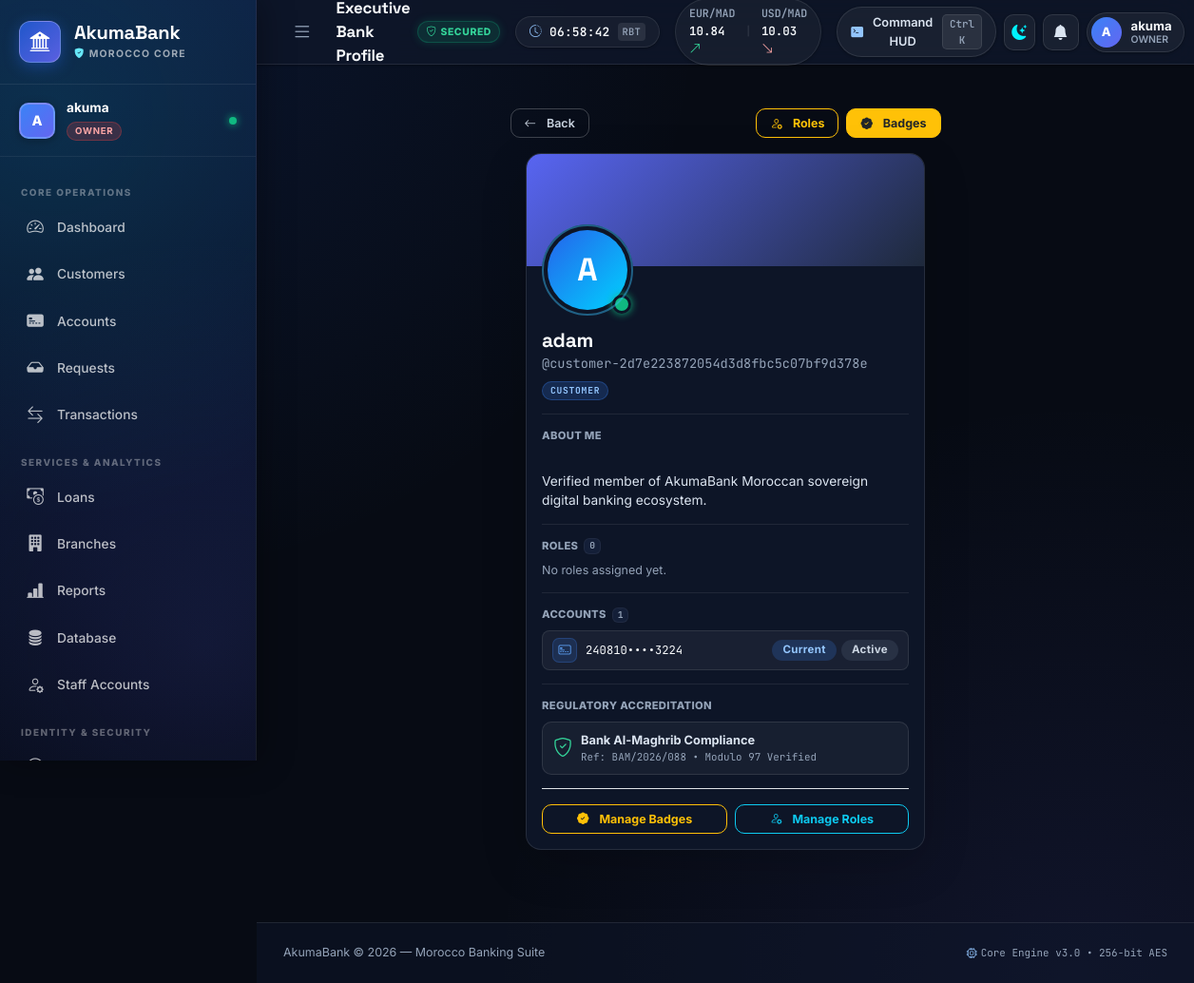
Page /user/2/profile (signed in) on the committed database.
### tables this page shows
CREATE TABLE USERS (
                UserID   INTEGER PRIMARY KEY AUTOINCREMENT,
                Username TEXT    NOT NULL UNIQUE,
                Password TEXT    NOT NULL,
                ProfilePicture TEXT,
                FullName TEXT,
                Email TEXT,
                DateOfBirth TEXT,
                Phone TEXT,
                Address TEXT,
                NationalID TEXT,
                ApprovalStatus TEXT NOT NULL DEFAULT 'Approved'
                              CHECK(ApprovalStatus IN ('Pending','Approved','Rejected')),
                MustChangePassword INTEGER NOT NULL DEFAULT 0 CHECK(MustChangePassword IN (0,1)),
                Role     TEXT    NOT NULL DEFAULT 'Admin'
                         CHECK(Role IN ('Owner','Admin','Customer'))
            , BannerImage TEXT, BannerColor TEXT DEFAULT '#5865f2', AboutMe TEXT, CustomStatus TEXT, Pronouns TEXT);

CREATE TABLE ACCOUNT (
            AccountID     INTEGER PRIMARY KEY AUTOINCREMENT,
            CustomerID    INTEGER NOT NULL,
            AccountNumber TEXT    NOT NULL UNIQUE,
            AccountType   TEXT    NOT NULL CHECK(AccountType IN ('Savings','Current','Fixed Deposit')),
            Balance       REAL    NOT NULL DEFAULT 0.00,
            OpeningDate   TEXT    NOT NULL DEFAULT (date('now')),
            Status        TEXT    NOT NULL DEFAULT 'Active' CHECK(Status IN ('Active','Frozen','Closed')),
            BranchID      INTEGER, CardNumber TEXT, CardTier TEXT DEFAULT 'classic-blue',
            FOREIGN KEY (CustomerID) REFERENCES CUSTOMER(CustomerID) ON DELETE CASCADE,
            FOREIGN KEY (BranchID)   REFERENCES BRANCH(BranchID)
        );

### routes/profiles.py (the view)
@profiles_bp.route("/user/<int:user_id>/profile")
@login_required
def view_profile(user_id: int):
    profile_data = get_user_profile(user_id)
    if not profile_data:
        abort(404, description="User not found")
    is_owner = session["user"].get("role") == "Owner"
    is_self = session["user"].get("id") == user_id
    conn = get_db()
    all_badges = conn.execute("SELECT * FROM BADGE ORDER BY BadgeID ASC").fetchall()
    all_roles = conn.execute("SELECT * FROM CUSTOM_ROLE ORDER BY Position ASC, RoleID ASC").fetchall()
    conn.close()
    return render_template(
        "profile_card.html",
        profile=profile_data,
        is_owner=is_owner,
        is_self=is_self,
        all_badges=[_decorate_badge(b) for b in all_badges],
        all_roles=[_decorate_role(r) for r in all_roles],
    )

### templates/profile_card.html (shortened to what this page needs)
{% extends "base.html" %}
{% block content %}
<div class="row justify-content-center">
  <div class="col-md-9 col-lg-7 col-xl-6">
    <div class="mb-3 d-flex justify-content-between align-items-center gap-2">
      <a href="javascript:history.back()" class="btn btn-sm btn-outline-secondary">
        <i class="bi bi-arrow-left me-1"></i>Back
      </a>
      {% if is_self %}
      <a href="{{ url_for('profiles.settings') }}" class="btn btn-sm btn-primary">
        <i class="bi bi-pencil me-1"></i>Customize Profile
      </a>
      {% elif is_owner %}
      <div class="d-flex gap-2">
        <button class="btn btn-sm btn-outline-warning fw-bold" data-bs-toggle="modal" data-bs-target="#ownerRolesModal">
          <i class="bi bi-person-gear me-1"></i>Roles
        </button>
        <button class="btn btn-sm btn-warning fw-bold text-dark" data-bs-toggle="modal" data-bs-target="#ownerBadgesModal">
          <i class="bi bi-patch-check-fill me-1"></i>Badges
        </button>
      </div>
      {% endif %}
    </div>
    <div class="executive-profile-card profile-card--discord shadow-lg mx-auto">
      <div class="profile-banner-hero" style="{% if profile.user.BannerImage %}background-image: url('{{ url_for('profiles.user_banner', user_id=profile.user.UserID, v=profile.user.BannerImage|length) }}');{% else %}background: linear-gradient(135deg, {{ profile.user.BannerColor or '#0f172a' }}, #1e293b);{% endif %}">
      </div>
      <div class="profile-identity-strip">
        <div class="profile-avatar-anchor">
          {% if profile.user.ProfilePicture %}
          <img src="{{ url_for('profiles.user_avatar', user_id=profile.user.UserID, v=profile.user.ProfilePicture|length) }}" alt="Avatar" class="profile-avatar-media" />
          {% else %}
          <div class="profile-avatar-fallback">
            {{ (profile.user.FullName or profile.user.Username)[0]|upper }}
          </div>
          {% endif %}
          <div class="profile-online-badge" title="Active Banking Session"></div>
        </div>
      </div>
      <div class="profile-card-body">
        <h4 class="profile-user-fullname mb-0">{{ profile.user.FullName or profile.user.Username }}</h4>
        <div class="profile-user-handle">
          <span>@{{ profile.user.Username }}</span>
          <span class="badge-role role-{{ profile.user.Role|lower }}">{{ profile.user.Role }}</span>
        </div>
        <div class="discord-profile-section">
          <div class="discord-section-title">About Me</div>
          <div class="profile-bio-text">
            {{ profile.user.AboutMe or 'Verified member of AkumaBank Moroccan sovereign digital banking ecosystem.' }}
          </div>
        </div>
        <div class="discord-profile-section">
          <div class="discord-section-title">
            Roles
            <span class="discord-section-count">{{ profile.roles|length }}</span>
          </div>
          {% if profile.roles %}
          <div class="discord-role-pills">
            {% for role in profile.roles %}
            <span class="discord-role-pill" style="--role-color: {{ role.Color }};">
              {% if role.icon_url %}
              <img src="{{ role.icon_url }}" alt="" class="role-icon-img" />
              {% else %}
              <span class="role-color-dot"></span>
              {% endif %}{{ role.Name }}
            </span>
            {% endfor %}
          </div>
          {% else %}
          <div class="discord-empty-text">No roles assigned yet.</div>
          {% endif %}
        </div>
        {% if profile.accounts %}
        <div class="discord-profile-section">
          <div class="discord-section-title">
            Accounts
            <span class="discord-section-count">{{ profile.accounts|length }}</span>
          </div>
          <div class="discord-account-list">
            {% for acc in profile.accounts %}
            <div class="discord-account-row">
              <span class="discord-account-icon"><i class="bi bi-credit-card-2-front"></i></span>
              <span class="discord-account-number">{{ acc.AccountNumber[:6] }}••••{{ acc.AccountNumber[-4:] }}</span>
              <span class="discord-account-tags">
                <span class="badge bg-primary-soft text-primary">{{ acc.AccountType }}</span>
                <span class="badge bg-secondary-soft text-secondary">{{ acc.Status }}</span>
              </span>
            </div>
            {% endfor %}
          </div>
        </div>
        {% endif %}
        <div class="discord-profile-section">
          <div class="discord-section-title">Regulatory Accreditation</div>
          <div class="profile-accreditation">
            <i class="bi bi-shield-check text-success fs-5"></i>
            <div>
              <div class="fw-bold">Bank Al-Maghrib Compliance</div>
              <div class="text-muted font-monospace" style="font-size: 0.68rem;">Ref: BAM/2026/088 &bull; Modulo 97 Verified</div>
            </div>
          </div>
        </div>
        {% if is_owner %}
        <div class="discord-profile-section pt-3 border-top d-flex gap-2">
          <button class="btn btn-sm btn-outline-warning flex-fill fw-bold" data-bs-toggle="modal" data-bs-target="#ownerBadgesModal">
            <i class="bi bi-patch-check-fill me-1"></i>Manage Badges
          </button>
          <button class="btn btn-sm btn-outline-info flex-fill fw-bold" data-bs-toggle="modal" data-bs-target="#ownerRolesModal">
            <i class="bi bi-person-gear me-1"></i>Manage Roles
          </button>
        </div>
        {% endif %}
      </div>
    </div>
  </div>
</div>
{% endblock %}

### templates/base.html (shortened to what this page needs)
<!DOCTYPE html>
<html lang="en-MA">
<head>
  <link href="https://cdn.jsdelivr.net/npm/bootstrap@5.3.2/dist/css/bootstrap.min.css" rel="stylesheet" />
  <link href="https://cdn.jsdelivr.net/npm/bootstrap-icons@1.11.3/font/bootstrap-icons.css" rel="stylesheet" />
  <link rel="stylesheet" href="{{ url_for('static', filename='css/style.css') }}" />
</head>
<body>
<div class="sidebar" id="sidebar">
  <div class="sidebar-brand">
    <div class="brand-icon">
      <i class="bi bi-bank2"></i>
    </div>
    <div class="brand-text">
      <span class="brand-name">AkumaBank</span>
      <span class="brand-sub"><i class="bi bi-shield-fill-check text-info me-1"></i>Morocco Core</span>
    </div>
  </div>
  <div class="sidebar-user" style="cursor: pointer;" onclick="window.openProfileCard({{ session.user.id }})" title="View your Executive Profile Card">
    {% if session.user.has_pfp or session.user.profile_picture %}
    <img class="user-avatar" src="{{ url_for('profiles.user_avatar', user_id=session.user.id, v=session.user.avatar_version or 0) }}" alt="" />
    {% else %}
    <div class="user-avatar">{{ session.user.username[0]|upper }}</div>
    {% endif %}
    <div class="user-info">
      <div class="user-name">{{ session.user.username }}</div>
      <div class="user-role badge-role role-{{ session.user.role|lower }}">{{ session.user.role }}</div>
    </div>
    <span class="user-status-dot" title="User Session Active"></span>
  </div>
  <nav class="sidebar-nav">
    {% if session.user.role == 'Customer' %}
    <div class="nav-section-title">Banking Portal</div>
    <a href="{{ url_for('customer_portal.home') }}" class="nav-link {% if request.endpoint == 'customer_portal.home' %}active{% endif %}">
      <i class="bi bi-house-door-fill"></i><span>My Banking</span>
      <span class="nav-indicator"></span>
    </a>
    <a href="{{ url_for('documents.customer_documents') }}" class="nav-link {% if request.endpoint and request.endpoint.startswith('documents.') %}active{% endif %}">
      <i class="bi bi-folder2-open"></i><span>My Documents</span>
      <span class="nav-indicator"></span>
    </a>
    {% else %}
    <div class="nav-section-title">Core Operations</div>
    <a href="{{ url_for('dashboard.dashboard') }}" class="nav-link {% if request.endpoint=='dashboard.dashboard' %}active{% endif %}">
      <i class="bi bi-speedometer2"></i><span>Dashboard</span>
    </a>
    <a href="{{ url_for('customers.customers') }}" class="nav-link {% if request.endpoint and 'customer' in request.endpoint and 'portal' not in request.endpoint %}active{% endif %}">
      <i class="bi bi-people-fill"></i><span>Customers</span>
    </a>
    <a href="{{ url_for('accounts.accounts') }}" class="nav-link {% if request.endpoint=='accounts.accounts' %}active{% endif %}">
      <i class="bi bi-credit-card-2-front-fill"></i><span>Accounts</span>
    </a>
    <a href="{{ url_for('accounts.requests_center') }}" class="nav-link {% if request.endpoint=='accounts.requests_center' %}active{% endif %}">
      <i class="bi bi-inbox-fill"></i><span>Requests</span>
    </a>
    <a href="{{ url_for('transactions.transactions') }}" class="nav-link {% if request.endpoint and 'transaction' in request.endpoint %}active{% endif %}">
      <i class="bi bi-arrow-left-right"></i><span>Transactions</span>
    </a>
    <div class="nav-section-title">Services &amp; Analytics</div>
    <a href="{{ url_for('loans.loans') }}" class="nav-link {% if request.endpoint and 'loan' in request.endpoint %}active{% endif %}">
      <i class="bi bi-cash-coin"></i><span>Loans</span>
    </a>
    <a href="{{ url_for('branches.branches') }}" class="nav-link {% if request.endpoint and 'branch' in request.endpoint %}active{% endif %}">
      <i class="bi bi-building-fill"></i><span>Branches</span>
    </a>
    <a href="{{ url_for('reports.reports') }}" class="nav-link {% if request.endpoint and 'report' in request.endpoint %}active{% endif %}">
      <i class="bi bi-bar-chart-line-fill"></i><span>Reports</span>
    </a>
    <a href="{{ url_for('database_panel.database') }}" class="nav-link {% if request.endpoint and 'database' in request.endpoint %}active{% endif %}">
      <i class="bi bi-database-fill"></i><span>Database</span>
    </a>
    {% if session.user.role in ('Owner', 'Admin') %}
    <a href="{{ url_for('users.users') }}" class="nav-link {% if request.endpoint and 'users.' in request.endpoint %}active{% endif %}">
      <i class="bi bi-person-gear"></i><span>Staff Accounts</span>
    </a>
    {% endif %}
    {% endif %}
    <div class="nav-section-title">Identity &amp; Security</div>
    <a href="{{ url_for('profiles.settings') }}" class="nav-link {% if request.endpoint == 'profiles.settings' %}active{% endif %}">
      <i class="bi bi-person-circle"></i><span>Account Settings</span>
    </a>
  </nav>
</div>
<div class="main-wrapper" id="mainWrapper">
  <header class="topbar">
    <button class="sidebar-toggle" id="sidebarToggle" aria-label="Toggle navigation">
      <i class="bi bi-list"></i>
    </button>
    <div class="topbar-breadcrumb d-flex align-items-center gap-2">
      <span class="page-title">{% block page_title %}Dashboard{% endblock %}</span>
      <span class="badge-cyber-shield d-none d-sm-inline-flex align-items-center">
        <i class="bi bi-shield-check me-1"></i>SECURED
      </span>
    </div>
    <div class="topbar-center d-none d-xl-flex align-items-center gap-3">
      <div class="topbar-pill topbar-clock" id="topbarClockPill" title="Rabat Banking Local Time (GMT+1)">
        <i class="bi bi-clock-history text-primary"></i>
        <span id="rabatClockText">--:--:--</span>
        <span class="topbar-pill-sub">RBT</span>
      </div>
      <div class="topbar-pill topbar-fx-ticker" title="Indicative Interbank FX Rates (Bank Al-Maghrib)">
        <span class="fx-item"><span class="fx-code">EUR/MAD</span> 10.84 <i class="bi bi-arrow-up-right text-success"></i></span>
        <span class="fx-sep">|</span>
        <span class="fx-item"><span class="fx-code">USD/MAD</span> 10.03 <i class="bi bi-arrow-down-right text-danger"></i></span>
      </div>
    </div>
    <div class="topbar-actions ms-auto d-flex align-items-center gap-2">
      <button class="topbar-btn-hud" id="openCommandPaletteBtn" title="Open Command HUD (Ctrl + K)">
        <i class="bi bi-terminal-fill text-primary"></i>
        <span class="hud-btn-label d-none d-md-inline">Command HUD</span>
        <kbd class="hud-kbd d-none d-md-inline">Ctrl K</kbd>
      </button>
      <button class="topbar-icon-btn theme-toggle-btn" id="themeToggleBtn" title="Switch Theme (Cyber Dark / Crisp Light)" aria-label="Toggle theme">
        <i class="bi bi-moon-stars-fill theme-moon-icon"></i>
      </button>
      <div class="dropdown">
        <button class="topbar-icon-btn position-relative" id="notifDropdownBtn" data-bs-toggle="dropdown" aria-expanded="false" title="Notifications">
          <i class="bi bi-bell-fill"></i>
        </button>
      </div>
      <div class="dropdown">
        <div class="topbar-user-badge dropdown-toggle" id="userMenuBtn" data-bs-toggle="dropdown" aria-expanded="false" role="button">
          {% if session.user.has_pfp or session.user.profile_picture %}
          <img class="topbar-avatar" src="{{ url_for('profiles.user_avatar', user_id=session.user.id, v=session.user.avatar_version or 0) }}" alt="" />
          {% else %}
          <div class="topbar-avatar">{{ session.user.username[0]|upper }}</div>
          {% endif %}
          <div class="d-none d-md-flex flex-column text-start lh-sm">
            <span class="topbar-username">{{ session.user.username }}</span>
            <span class="topbar-role-sub">{{ session.user.role }}</span>
          </div>
        </div>
      </div>
    </div>
  </header>
  <div class="flash-container">
  </div>
  <main class="page-content">
    {% block content %}{% endblock %}
  </main>
  <footer class="page-footer">
    <div class="d-flex flex-column flex-sm-row align-items-center justify-content-between gap-2">
      <span>AkumaBank &copy; 2026 &mdash; Morocco Banking Suite</span>
      <span class="font-monospace text-muted small"><i class="bi bi-cpu text-primary me-1"></i>Core Engine v3.0 &bull; 256-bit AES</span>
    </div>
  </footer>
</div>
<div class="toast-container position-fixed bottom-0 end-0 p-3" id="cyberToastContainer" style="z-index: 1099;"></div>
</body>
</html>

### rows in the picture
USERS: user.username "akuma", user.role "OWNER"
USERS: FullName "A", user "adam", user.Username "customer-2d7e223872054d3d8fbc5c07bf9d378e", user.Role "CUSTOMER"
ACCOUNT: AccountNumber "240810", AccountNumber "3224", AccountType "Current", Status "Active"

### other values in the picture
{{ session.user.username[0]|upper }} "A"
{{ profile.roles|length }} "0"
{{ profile.accounts|length }} "1"
